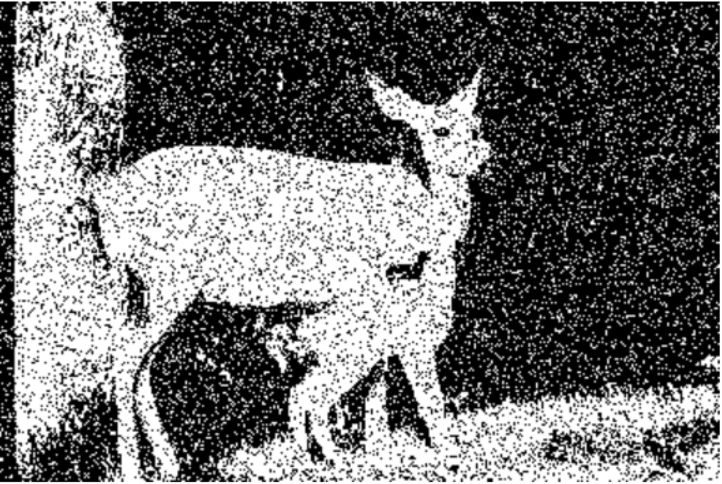
#> input picture Topico8/imgs/cervo.PNG, 722 x 484 px, found by its file name
$ python correcaoImagem.py
#> lines starting #> are read from the running program, lines starting #| are printed output that depends on the picture; after the words box and inside, x2 and y2 are one past the last pixel; in counts of white or black regions, pixels touching at a corner belong together
#> in main, entrada1 is the input picture: shape (484, 722); min 0, max 255, mean 113.2
import cv2 as cv
import numpy as np
'''

    erosion = cv.erode(img,kernel,iterations = 1)
    dilation = cv.dilate(img,kernel,iterations = 1)


'''

def correcaoPorAbertura(img):
    '''Abertura =   erosao seguida por dilatacao'''
    kernel = np.ones((5,5),np.uint8)
    opening = cv.morphologyEx(img, cv.MORPH_OPEN, kernel)
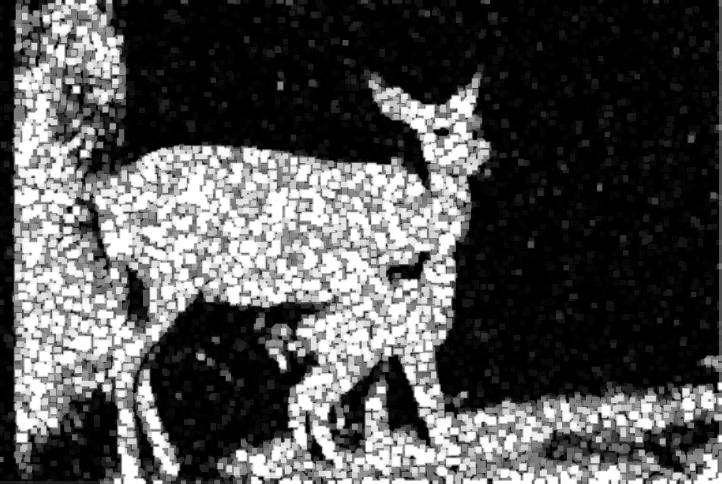
#> opening: shape (484, 722); min 0, max 255, mean 81.4
    limite, imagem_limiarizada = cv.threshold(opening, 10, 255, cv.THRESH_BINARY)
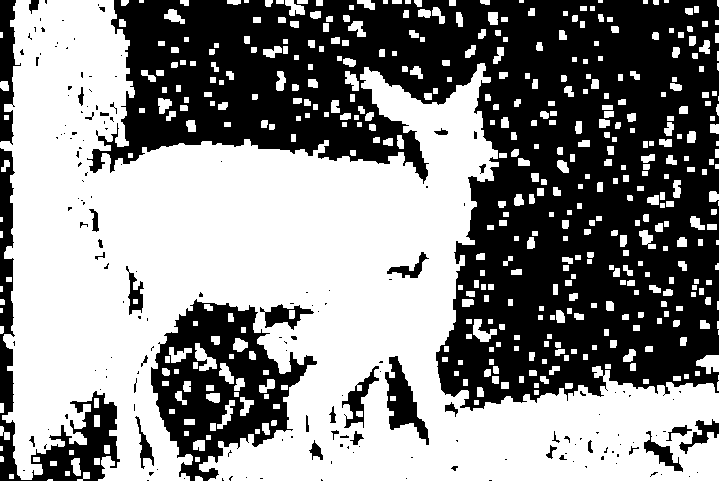
#> imagem_limiarizada: shape (484, 722); 54.8% white; 173 black regions (130 under 20 px), largest, box (x1, y1, x2, y2) and area: (87, 0, 719, 411) 128626, (151, 299, 317, 481) 13725, (0, 148, 120, 481) 7232
    kernel = np.ones((10,10),np.uint8)
    opening = cv.morphologyEx(imagem_limiarizada, cv.MORPH_OPEN, kernel)
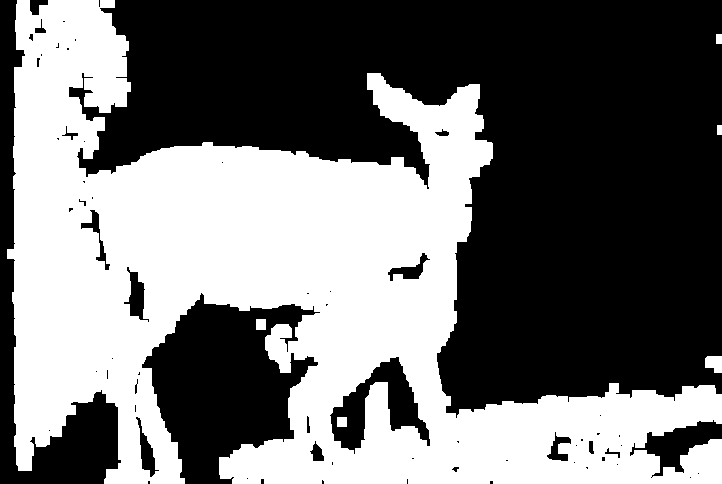
#> opening: shape (484, 722); 44.6% white; 6 white regions, box (x1, y1, x2, y2) and area: (7, 0, 722, 484) 155381, (705, 356, 722, 373) 241, (256, 319, 266, 330) 110, (337, 417, 347, 427) 100, (716, 34, 722, 44) 60, (717, 125, 722, 135) 50
    kernel = np.ones((3,3),np.uint8)
    closing = cv.morphologyEx(opening, cv.MORPH_CLOSE, kernel)
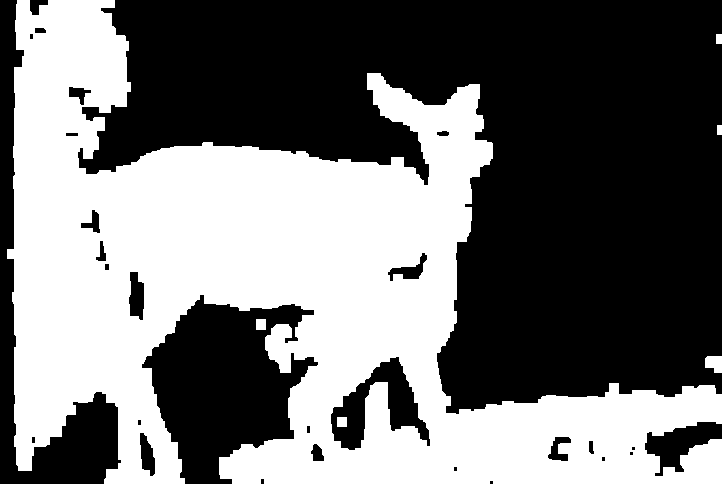
#> closing: shape (484, 722); 44.8% white; 6 white regions, box (x1, y1, x2, y2) and area: (7, 0, 722, 484) 156010, (705, 356, 722, 373) 241, (256, 319, 266, 330) 110, (337, 417, 347, 427) 100, (716, 34, 722, 44) 60, (717, 125, 722, 135) 50
    return closing

def correcaoPorFechamento(img):
    kernel = np.ones((4,4),np.uint8)
#> (the run stopped early here; a loop or call above may not have finished)

$ run again, with Topico8/imgs/img_flowers.jpg saved as Topico8/imgs/cervo.PNG
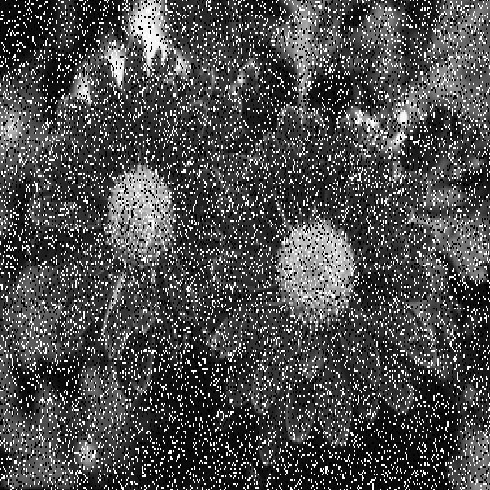
#> input picture Topico8/imgs/img_flowers.jpg, 490 x 490 px, found by its file name
#> in main, entrada1 is the input picture: shape (490, 490); min 0, max 255, mean 76.1
#> in correcaoPorAbertura, `limite, imagem_limiarizada = cv.threshold(opening, 10, 255, cv.THRESH_..`:
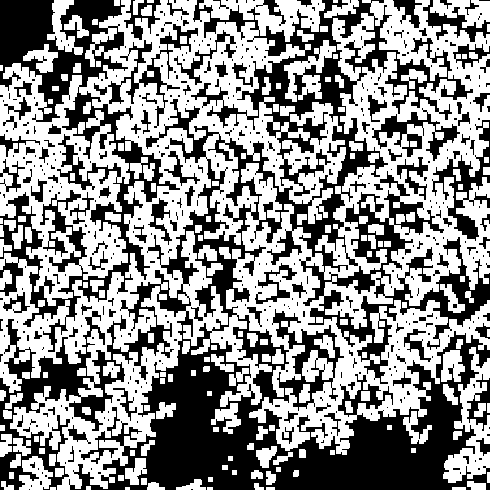
#> imagem_limiarizada: shape (490, 490); 56.2% white; 469 black regions (361 under 20 px), largest, box (x1, y1, x2, y2) and area: (0, 0, 490, 490) 70820, (0, 0, 180, 352) 16602, (432, 120, 490, 241) 1870
#> in correcaoPorAbertura, `opening = cv.morphologyEx(imagem_limiarizada, cv.MORPH_OPEN, kernel)`:
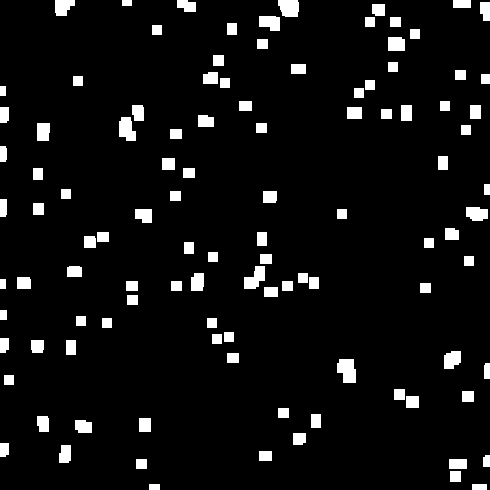
#> opening: shape (490, 490); 6.3% white; 108 white regions, largest, box (x1, y1, x2, y2) and area: (337, 359, 356, 383) 368, (244, 266, 265, 289) 314, (278, 0, 299, 17) 313
#> closing: shape (490, 490); 6.3% white; 100 white regions, largest, box (x1, y1, x2, y2) and area: (244, 254, 272, 289) 444, (337, 359, 356, 383) 368, (449, 459, 467, 482) 323
